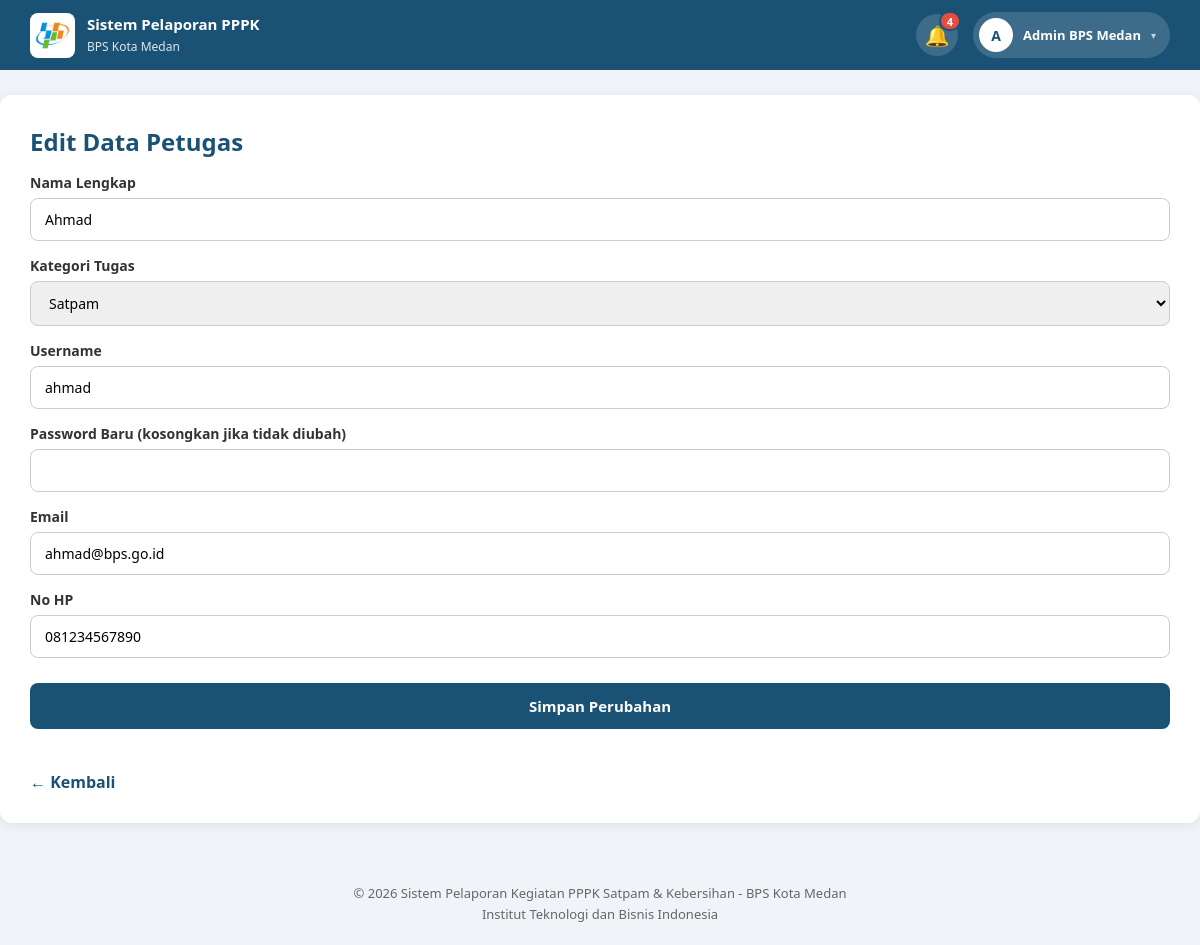
Page /admin/edit_petugas.php?id=1 (signed in) on the committed database.
### tables this page shows
CREATE TABLE petugas (
    id_petugas INT(11) AUTO_INCREMENT PRIMARY KEY,
    nama VARCHAR(100) NOT NULL,
    kategori_tugas ENUM('satpam','kebersihan') NOT NULL,
    username VARCHAR(50) NOT NULL UNIQUE,
    password VARCHAR(255) NOT NULL,
    avatar VARCHAR(255) NULL,
    email VARCHAR(100),
    no_hp VARCHAR(20),
    created_at TIMESTAMP DEFAULT CURRENT_TIMESTAMP
);

### admin/edit_petugas.php (the view, shortened to what this page needs)
<?php
include '../config/database.php';
$id = $_GET['id'];
$stmt = $pdo->prepare("SELECT * FROM petugas WHERE id_petugas = ?");
$stmt->execute([$id]);
$p = $stmt->fetch();
?>
<!DOCTYPE html>
<html>
<head>
    <link rel="stylesheet" href="../assets/css/style.css">
</head>
<body>
<?php include '../includes/header.php'; ?>
<div class="container">
    <h2>Edit Data Petugas</h2>
    <form method="POST">
        <label>Nama Lengkap</label><input type="text" name="nama" value="<?= htmlspecialchars($p['nama']) ?>" required>
        <label>Kategori Tugas</label>
        <select name="kategori_tugas" required>
            <option value="satpam" <?= $p['kategori_tugas']=='satpam'?'selected':'' ?>>Satpam</option>
        </select>
        <label>Username</label><input type="text" name="username" value="<?= htmlspecialchars($p['username']) ?>" required>
        <label>Password Baru (kosongkan jika tidak diubah)</label><input type="password" name="password">
        <label>Email</label><input type="email" name="email" value="<?= htmlspecialchars($p['email']) ?>">
        <label>No HP</label><input type="text" name="no_hp" value="<?= htmlspecialchars($p['no_hp']) ?>">
        <button type="submit">Simpan Perubahan</button>
    </form>
    <br><a href="kelola_petugas.php" class="btn-back">← Kembali</a>
</div>
<?php include '../includes/footer.php'; ?>
</body>
</html>

### assets/css/style.css (style rules this page uses)
* { margin: 0; padding: 0; box-sizing: border-box; font-family: 'Segoe UI', Tahoma, sans-serif; }
body { background: #f0f4f8; color: #333; }
form label { display: block; text-align: left; margin-top: 15px; font-weight: 600; font-size: 14px; }
form input, form select, form textarea { width: 100%; padding: 11px 14px; margin-top: 6px; border: 1px solid #ccc; border-radius: 8px; font-size: 14px; }
form button { margin-top: 25px; width: 100%; padding: 13px; background: #1a5276; color: #fff; border: none; border-radius: 8px; font-size: 15px; font-weight: 600; cursor: pointer; }
.container { max-width: 1200px; margin: 25px auto; background: #fff; padding: 30px; border-radius: 12px; box-shadow: 0 2px 12px rgba(0,0,0,0.08); }
.container h2 { color: #1a5276; margin-bottom: 15px; }
.btn-back { display: inline-block; margin-top: 20px; color: #1a5276; text-decoration: none; font-weight: 600; }

### rows in the picture
petugas: nama "Ahmad", kategori_tugas "Satpam", username "ahmad", email "ahmad@bps.go.id", no_hp "081234567890"

### other values in the picture
$jumlah_notif "4"
substr($_SESSION['nama'] ?? 'G', 0, 1) "A"
$_SESSION['nama'] "Admin BPS Medan"
